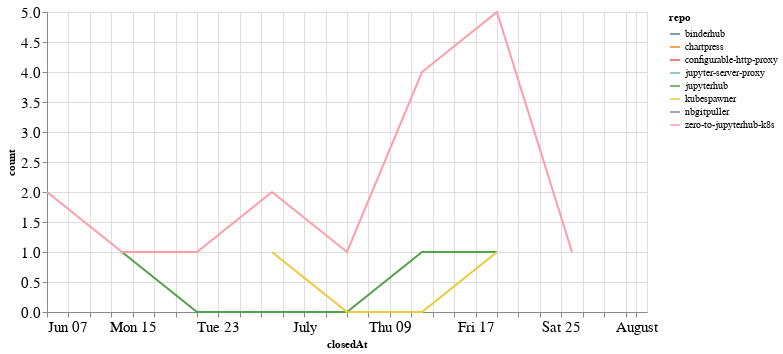

Notebook source saved alongside this figure:
### Code cell
closed_by_time = closed_by.groupby('repo').resample('W', on='closedAt').count()['author'].reset_index()
closed_by_time = closed_by_time.rename(columns={'author': 'count'})

alt.Chart(closed_by_time, width=600).mark_line().encode(
    x='closedAt',
    y='count',
    color='repo',
    tooltip="repo"
)

### Figure 1 — Vega-Lite specification as saved in the notebook (floating-point values rounded to 4 significant figures)
{"config": {"axisLeft": {"labelFontSize": 15}, "axisBottom": {"labelFontSize": 15}}, "data": {"name": "data-521def5002ae489e1823118351ec4bbf"}, "mark": "line", "encoding": {"color": {"type": "nominal", "field": "repo"}, "tooltip": {"type": "nominal", "field": "repo"}, "x": {"type": "temporal", "field": "closedAt"}, "y": {"type": "quantitative", "field": "count"}}, "width": 600, "$schema": "https://vega.github.io/schema/vega-lite/v4.8.1.json", "datasets": {"data-521def5002ae489e1823118351ec4bbf": [{"repo": "binderhub", "closedAt": "2020-07-26T00:00:00", "count": 1}, {"repo": "chartpress", "closedAt": "2020-07-19T00:00:00", "count": 1}, {"repo": "configurable-http-proxy", "closedAt": "2020-07-05T00:00:00", "count": 2}, {"repo": "jupyter-server-proxy", "closedAt": "2020-08-02T00:00:00", "count": 1}, {"repo": "jupyterhub", "closedAt": "2020-06-14T00:00:00", "count": 1}, {"repo": "jupyterhub", "closedAt": "2020-06-21T00:00:00", "count": 0}, {"repo": "jupyterhub", "closedAt": "2020-06-28T00:00:00", "count": 0}, {"repo": "jupyterhub", "closedAt": "2020-07-05T00:00:00", "count": 0}, {"repo": "jupyterhub", "closedAt": "2020-07-12T00:00:00", "count": 1}, {"repo": "jupyterhub", "closedAt": "2020-07-19T00:00:00", "count": 1}, {"repo": "kubespawner", "closedAt": "2020-06-28T00:00:00", "count": 1}, {"repo": "kubespawner", "closedAt": "2020-07-05T00:00:00", "count": 0}, {"repo": "kubespawner", "closedAt": "2020-07-12T00:00:00", "count": 0}, {"repo": "kubespawner", "closedAt": "2020-07-19T00:00:00", "count": 1}, {"repo": "nbgitpuller", "closedAt": "2020-08-02T00:00:00", "count": 4}, {"repo": "zero-to-jupyterhub-k8s", "closedAt": "2020-06-07T00:00:00", "count": 2}, {"repo": "zero-to-jupyterhub-k8s", "closedAt": "2020-06-14T00:00:00", "count": 1}, {"repo": "zero-to-jupyterhub-k8s", "closedAt": "2020-06-21T00:00:00", "count": 1}, {"repo": "zero-to-jupyterhub-k8s", "closedAt": "2020-06-28T00:00:00", "count": 2}, {"repo": "zero-to-jupyterhub-k8s", "closedAt": "2020-07-05T00:00:00", "count": 1}, {"repo": "zero-to-jupyterhub-k8s", "closedAt": "2020-07-12T00:00:00", "count": 4}, {"repo": "zero-to-jupyterhub-k8s", "closedAt": "2020-07-19T00:00:00", "count": 5}, {"repo": "zero-to-jupyterhub-k8s", "closedAt": "2020-07-26T00:00:00", "count": 1}]}}
